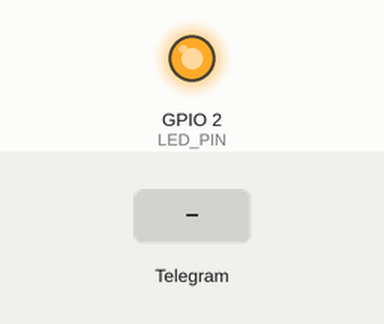
The sketch below on a simulated ESP32. Shown: output pins drawn as LEDs (lit = HIGH). The test bench sets the inputs (shaded band). WiFi joins after 1.5 s; servers stay silent unless stated; what the sketch prints to the serial monitor is not drawn.

Above: at 4.2 s.
4.3 s: Telegram message "1" received
At 5.6 s:
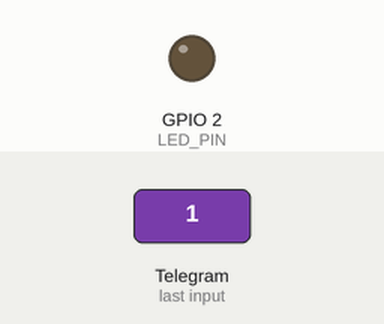
6.3 s: Telegram message "0" received
At 9.3 s:
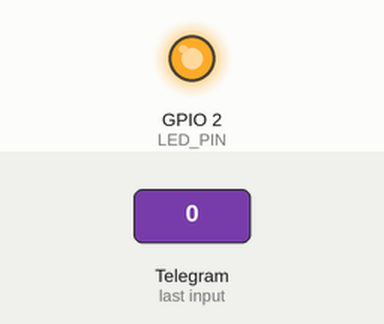
Timing chart, 0 to 10.8 s (numbered marks = the images above; inputs shaded):
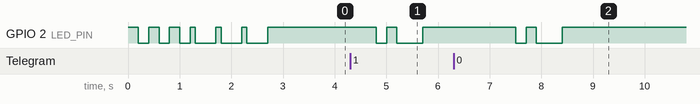

Measured:
- after the input at 4.3 s, GPIO 2 (LED_PIN): HIGH → LOW after 0.50 s, → HIGH 0.20 s later, → LOW 0.20 s later, → HIGH 0.50 s later
- after the input at 6.3 s, GPIO 2 (LED_PIN): HIGH → LOW after 1.2 s, → HIGH 0.20 s later, → LOW 0.20 s later, → HIGH 0.50 s later

The sketch:

TelegramBot.ino
```cpp
/*******************************************************************
*  Based on an example of bot that echos back any messages received*
*  written by Giacarlo Bacchio (Gianbacchio on Github)             *
*  adapted by Brian Lough                                          *
*                                                                  *
*  Re-addapted by David Scholten (palanthas on Github)             *
*  This is a work in progress...                                   *
*******************************************************************/
#include <WiFi.h>
#include <WiFiClientSecure.h>
#include <UniversalTelegramBot.h>

// Initialize Wifi connection to the router
char ssid[] = "SSID";     // your network SSID (name)
char password[] = "wifiPassword"; // your network key

// Initialize Telegram BOT
#define BOTtoken "xxxxxxxxx_xxxxxxxxxxxxxxxxxxxxxxxx"  // your Bot Token (Get from Botfather)

WiFiClientSecure client;
UniversalTelegramBot bot(BOTtoken, client);

int Bot_mtbs = 1000; //mean time between scan messages
long Bot_lasttime;   //last time messages' scan has been done

String chat_id = "#########";

#define LED_PIN 2

void setup() {
  Serial.begin(115200);
  myBlinkFunction(200, 3); // Blink the light. First arg is speed of the blink in millisecs and second arg is number of blinks

  // Attempt to connect to Wifi network:
  Serial.print("Connecting Wifi: ");
  Serial.println(ssid);

  // Set WiFi to station mode and disconnect from an AP if it was previously connected
  WiFi.mode(WIFI_STA);
  WiFi.begin(ssid, password);

  while (WiFi.status() != WL_CONNECTED) {
    Serial.print(".");
    myBlinkFunction(100, 1);
    delay(300);
  }

  Serial.println("");
  digitalWrite(LED_PIN, HIGH);
  Serial.println("WiFi connected");
  Serial.print("IP address: ");
  Serial.println(WiFi.localIP());
  bot.sendMessage(chat_id, "ESP32 bot is back online!", "Markdown");
}

void loop() {
  if (millis() > Bot_lasttime + Bot_mtbs)  {
    int numNewMessages = bot.getUpdates(bot.last_message_received + 1);

    while(numNewMessages) {
      Serial.print("Got response: ");
//      digitalWrite(LED_PIN, LOW);
      myBlinkFunction(200, 2);

      for (int i=0; i<numNewMessages; i++) {
        Serial.println(bot.messages[i].text);
        String chat_id = String(bot.messages[i].chat_id);
        String fullMsg = "Your comment was: " + bot.messages[i].text;
        bot.sendMessage(chat_id, fullMsg, "Markdown"); // String chat_id, String text or VAR or bot.messages[i].text, String parse_mode = "" ("Markdown" in this case)
        digitalWrite(LED_PIN, HIGH);
      }
      numNewMessages = bot.getUpdates(bot.last_message_received + 1);
    }

    Bot_lasttime = millis();
  }
}

///  FUNCTIONS  ///

int c = 0;

void myBlinkFunction(int blinkSpeed, int blinkCount){
  for (c = blinkCount; c > 0;){
    pinMode(LED_PIN, OUTPUT);
      digitalWrite(LED_PIN, HIGH);
      delay(blinkSpeed);
      digitalWrite(LED_PIN, LOW);
      delay(blinkSpeed);
    c--;
  }
}
```
